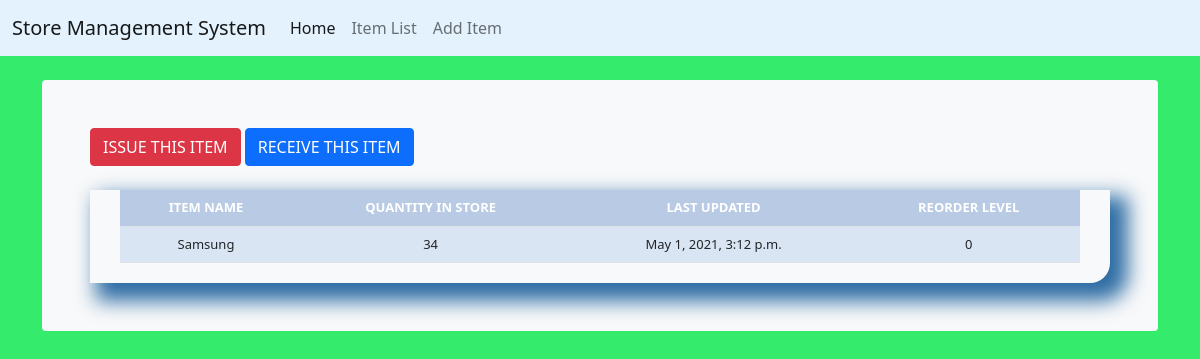
Page /stock_detail/5/ on the committed database.
### stockmgmt/models.py (models this page shows, shortened)
class Stock(models.Model):
    category = models.ForeignKey(Category, on_delete=models.CASCADE)
    item_name = models.CharField(max_length=50, blank=True, null=True)
    quantity = models.IntegerField(default='0', blank=True, null=True)
    receive_quantity = models.IntegerField(default='0', blank=True, null=True)
    receive_by = models.CharField(max_length=50, blank=True, null=True)
    issue_quantity = models.IntegerField(default='0', blank=True, null=True)
    issue_by = models.CharField(max_length=50, blank=True, null=True)
    issue_to = models.CharField(max_length=50, blank=True, null=True)
    phone_number = models.CharField(max_length=50, blank=True, null=True)
    created_by = models.CharField(max_length=50, blank=True, null=True)
    reorder_level = models.IntegerField(default='0', blank=True, null=True)
    last_updated = models.DateTimeField(auto_now_add=False, auto_now=True)
    timestamp = models.DateTimeField(auto_now_add=True, auto_now=False)
    export_to_CSV = models.BooleanField(default=False)

### stockmgmt/views.py (the view)
# urls.py: path('stock_detail/<str:pk>/', views.stock_detail, name="stock_detail"),
def stock_detail(request, pk):
    queryset = Stock.objects.get(id=pk)
    context = {
        "title": queryset.item_name,
        "queryset": queryset,
    }
    return render(request, "stock_detail.html", context)

### stockmgmt/templates/stock_detail.html (shortened to what this page needs)
{% load static %} {% load crispy_forms_tags %}
<!DOCTYPE html>
<html>
  <head>
    <link
      href="https://cdn.jsdelivr.net/npm/bootstrap@5.0.0-beta3/dist/css/bootstrap.min.css"
      rel="stylesheet"
    />
    <link href="{% static 'css/stylesheet.css' %}" rel="stylesheet" />
  </head>
  <body>
    {% include 'navbar.html' %}
    <div class="container">
      <div class="bg-light p-5 rounded mt-4">
        <a href="{% url 'issue_items' queryset.id %}"
          ><div class="btn btn-danger">ISSUE THIS ITEM</div></a
        >
        <a href="{% url 'receive_items' queryset.id %}"
          ><div class="btn btn-primary">RECEIVE THIS ITEM</div></a
        >
        <br /><br />
        <div class="display_table">
          <table class="table">
            <tr>
              <th>ITEM NAME</th>
              <th>QUANTITY IN STORE</th>
              <th>LAST UPDATED</th>
              <th>REORDER LEVEL</th>
            </tr>
            <tr>
              <td>{{queryset.item_name}}</td>
              <td>{{queryset.quantity}}</td>
              <td>{{queryset.last_updated}}</td>
              <td>{{queryset.reorder_level}}</td>
            </tr>
          </table>
        </div>
      </div>
    </div>
  </body>
</html>

### stockmgmt/static/css/stylesheet.css (style rules this page uses)
body { background-color: #34eb6b; }
.table { font-size: 13px; text-align: center; width: 95%; margin: auto; text-align: center; }
.table tr:nth-child(odd) { background: #B8CAE4 }
.table tr:nth-child(even) { background: #dae5f4 }
th { background-color: #337ab7; color: white; }
.display_table { border-bottom-right-radius: 20px; padding-left: 5px; padding-right: 5px; padding-bottom: 20px; box-shadow: 12px 12px 20px 6px #2e6da4; }

### rows in the picture
Stock: item_name "Samsung", quantity "34", last_updated "May 1, 2021, 3:12 p.m.", reorder_level "0"
